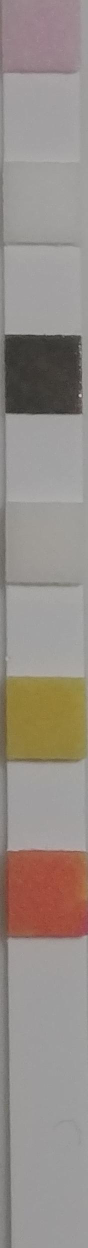
#> input picture Images/sample 2(cropped).png, 176 x 2496 px (shown at 1/2 size)
$ python New.py
#> lines starting #> are read from the running program, lines starting #| are printed output that depends on the picture; after the words box and inside, x2 and y2 are one past the last pixel; in counts of white or black regions, pixels touching at a corner belong together
import cv2
import numpy as np
import glob
import matplotlib.pyplot as plt

def get_average_rgb(image, x, y, w, h):
    # Define the region of interest
    roi = image[y:y + h, x:x + w]

    # Get the average color in BGR
    avg_color_per_row = np.mean(roi, axis=0)
    avg_color = np.mean(avg_color_per_row, axis=0)
    return tuple(map(int, avg_color))  # Convert to integers

# Load and process reference tag images
reference_colors = {}
for tag_file in sorted(glob.glob('Tag*.png')):
    tag_img = cv2.imread(tag_file)
    if tag_img is not None:
        reference_colors[tag_file] = tag_img

# Load and process test image
test_image = cv2.imread('Images/sample 2(cropped).png')
#> test_image is the input picture: shape (2496, 176, 3); mean B, G, R 135.7, 141.5, 150
if test_image is None:
    print("Error: Could not load test image")
    exit()

# Convert to HSV for processing
test_hsv = cv2.cvtColor(test_image, cv2.COLOR_BGR2HSV)
#> test_hsv: shape (2496, 176, 3); mean H, S, V 54.5, 26.1, 150

# Create mask for colored regions
lower = np.array([0, 30, 30])
upper = np.array([180, 255, 255])
mask = cv2.inRange(test_hsv, lower, upper)
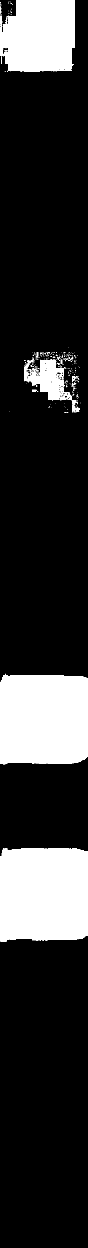
#> mask: shape (2496, 176) (shown at 1/2 size); 20.1% white; 111 white regions (97 under 20 px), largest, box (x1, y1, x2, y2) and area: (0, 1696, 176, 1884) 32088, (0, 1347, 176, 1530) 30876, (0, 0, 150, 144) 19565

# Apply morphological operations
kernel = np.ones((5, 5), np.uint8)
mask = cv2.dilate(mask, kernel, iterations=1)
#> mask: shape (2496, 176); 21.8% white; 11 white regions, largest, box (x1, y1, x2, y2) and area: (0, 1694, 176, 1886) 32928, (0, 1345, 176, 1532) 31696, (0, 0, 152, 146) 20961
mask = cv2.erode(mask, kernel, iterations=1)
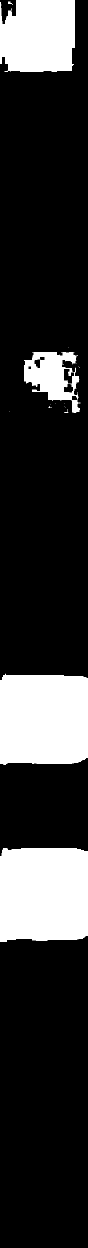
#> mask: shape (2496, 176) (shown at 1/2 size); 20.6% white; 16 white regions (10 under 20 px)

# Find contours
contours, _ = cv2.findContours(mask, cv2.RETR_EXTERNAL, cv2.CHAIN_APPROX_SIMPLE)
#> contours = 16 contours, 11 with area under 20; largest, box (x1, y1, x2, y2) and area: (0, 1696, 176, 1884) 31764, (0, 1347, 176, 1530) 30554, (0, 0, 150, 144) 19522, (48, 704, 161, 826) 8075, (16, 3, 26, 10) 20

# Filter and sort contours
min_area = 50
contours = [cnt for cnt in contours if cv2.contourArea(cnt) > min_area]
#> contours = 4 contours; box (x1, y1, x2, y2) and area: (0, 1696, 176, 1884) 31764, (0, 1347, 176, 1530) 30554, (0, 0, 150, 144) 19522, (48, 704, 161, 826) 8075
contours = sorted(contours, key=lambda c: cv2.boundingRect(c)[0])

# Process each region
output_image = test_image.copy()
color_data = []

for contour in contours:
    x, y, w, h = cv2.boundingRect(contour)
    roi_avg_color = get_average_rgb(test_image, x, y, w, h)

    # Store color information for plotting
    color_data.append((roi_avg_color, (x, y, w, h)))

    # Draw rectangle and label
    cv2.rectangle(output_image, (x, y), (x + w, y + h), (0, 255, 0), 2)
    tag_label = f"RGB {roi_avg_color}"

    # Center text
    text_size = cv2.getTextSize(tag_label, cv2.FONT_HERSHEY_SIMPLEX, 0.5, 1)[0]
    text_x = x + (w - text_size[0]) // 2
    text_y = y + (h + text_size[1]) // 2

    cv2.putText(output_image, tag_label,
                (text_x, text_y),
                cv2.FONT_HERSHEY_SIMPLEX,
                0.5, (0, 0, 0), 1)

    print(f"Region at ({x}, {y}): RGB = {roi_avg_color}")
#> this loop made 4 passes
#> (x, y, w, h, avg_color in get_average_rgb, tag_label, text_size, text_x) on passes 1 to 4: (0, 1696, 176, 188, [72.33, 87.41, 153.9], 'RGB (72, 87, 153)', (150, 12), 13), (0, 1347, 176, 183, [71.91, 128.1, 143.8], 'RGB (71, 128, 143)', (160, 12), 8), (0, 0, 150, 144, [138.1, 130.9, 151.5], 'RGB (138, 130, 151)', (170, 12), -10), (48, 704, 113, 122, [57.42, 61.1, 64.36], 'RGB (57, 61, 64)', (140, 12), 34)
#| Region at (0, 1696): RGB = (72, 87, 153)
#| Region at (0, 1347): RGB = (71, 128, 143)
#| Region at (0, 0): RGB = (138, 130, 151)
#| Region at (48, 704): RGB = (57, 61, 64)
#> pass 1, in get_average_rgb, `roi = image[y:y + h, x:x + w]`:
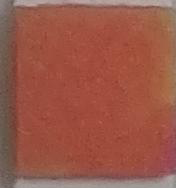
#> roi: shape (188, 176, 3); mean B, G, R 72.3, 87.4, 153.9
#> pass 3, in get_average_rgb (call 3), `roi = image[y:y + h, x:x + w]`:
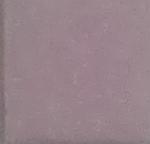
#> roi: shape (144, 150, 3); mean B, G, R 138.1, 130.9, 151.5
#> after the loop:
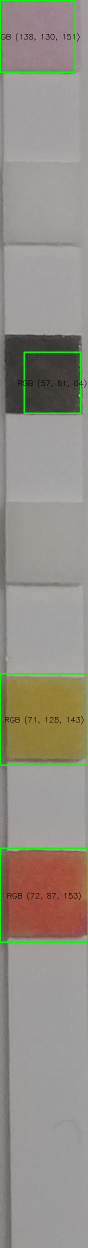
#> output_image: shape (2496, 176, 3) (shown at 1/2 size); 1.65% of pixels changed, all inside (x1, y1, x2, y2) = (0, 0, 176, 1886)
#> after the loop, color_data = [((72, 87, 153), (0, 1696, 176, 188)), ((71, 128, 143), (0, 1347, 176, 183)), ((138, 130, 151), (0, 0, 150, 144)), ((57, 61, 64), (48, 704, 113, 122))]

h,w= test_image.shape[:2]
#> h = 2496; w = 176


# Save and display output image
cv2.imwrite('test_output.png', output_image)
output_image = cv2.resize(output_image, (int(w/2), int(h/2)))
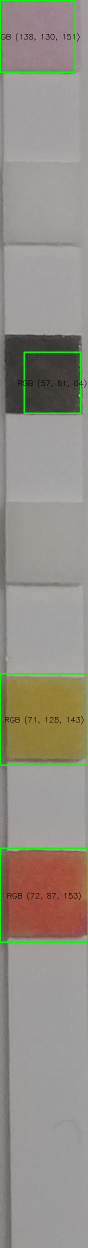
#> output_image: shape (1248, 88, 3); mean B, G, R 134, 143.2, 148
cv2.imshow('test_output', output_image)
cv2.waitKey(0)
cv2.destroyAllWindows()

# Plot the colors
plt.figure(figsize=(10, 6))
for i, (color, rect) in enumerate(color_data):
    rgb = tuple(reversed(color))  # Convert BGR to RGB for plotting
    plt.bar(i, 1, color=np.array(rgb) / 255.0, edgecolor='black', label=f"RGB {rgb}")
    plt.text(i, 1.1, f"{rgb}", ha='center', fontsize=10)
#> this loop made 4 passes
#> (color, rect, rgb) on passes 1 to 4: ((72, 87, 153), (0, 1696, 176, 188), (153, 87, 72)), ((71, 128, 143), (0, 1347, 176, 183), (143, 128, 71)), ((138, 130, 151), (0, 0, 150, 144), (151, 130, 138)), ((57, 61, 64), (48, 704, 113, 122), (64, 61, 57))

plt.xticks([])
plt.yticks([])
plt.title("Detected Colors and RGB Values")
plt.show()
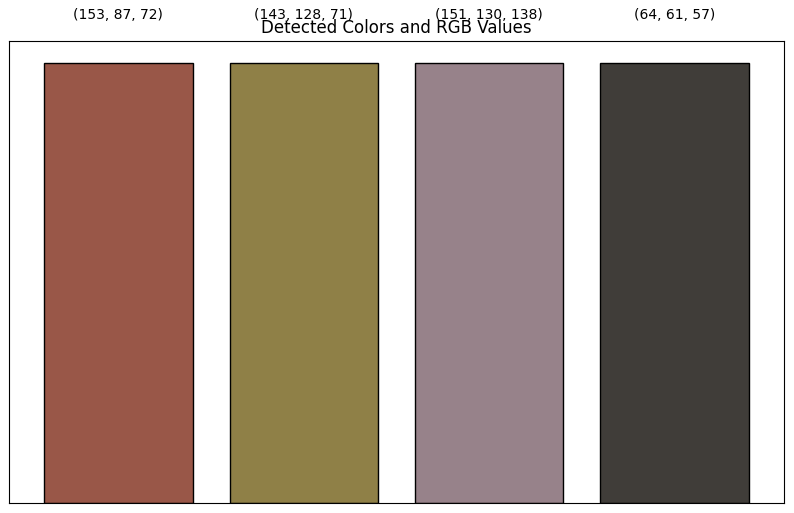
#> figure drawn by matplotlib, 1 panel
